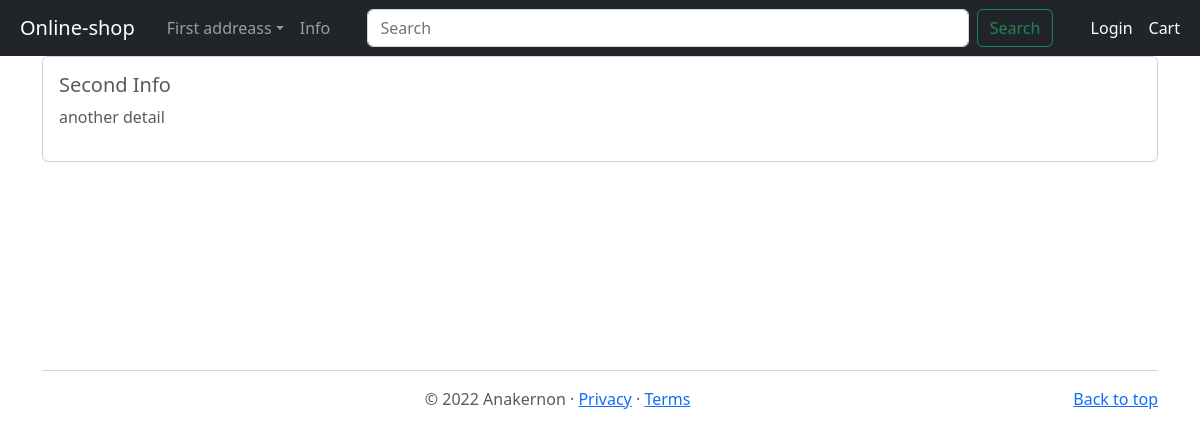
Page /info/ on the earlier database version.
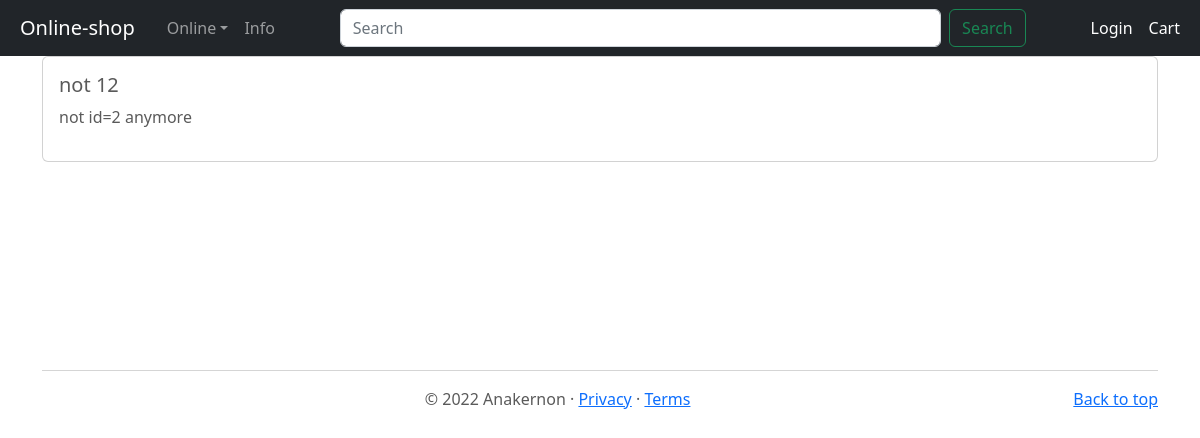
Same page on the later database version.
### menu/models.py (models this page shows, shortened)
class Location(models.Model):
    name = models.CharField(max_length = 64, unique = True)

class Info(models.Model):
    name = models.CharField(max_length = 250)
    text = models.TextField(max_length = 5000)

### menu/views.py (the view)
# urls.py: path("info/", InfoView.as_view(), name = "info"),
class InfoView(APIView):
    serializer_class = InfoSerializer
    renderer_classes = [TemplateHTMLRenderer]
    template_name = 'menu/carousel/info.html'
    def get(self, request, format = None):
        if not request.session.exists(request.session.session_key):
            request.session.create()
            request.session["session_location"] = Location.objects.get(pk=1).name
        info = Info.objects.latest("id")
        serializer = InfoSerializer(info)
        return Response({"data" : serializer.data,
                                        "locationset" : Location.objects.all(),
                                        "location" : request.session['session_location']
                                    }, status = status.HTTP_200_OK)

### menu/templates/menu/carousel/info.html (shortened to what this page needs)
{% extends 'menu/carousel/base.html' %} {% block title %}Online shop | Info{% endblock %}
{% load crispy_forms_tags %} {% block content %}
<div class="container">
    <div class="card mt-2">
        <div class="card-body d-flex flex-row justify-content-between">
            <div>
                <h5 class="card-title"
                >{{data.name}}
                </h5>
                <p>{{data.text}}</p>
            </div>
        </div>
    </div>
</div>
<div class="py-5" > </div>
{% endblock %}

### menu/templates/menu/carousel/base.html (shortened to what this page needs)
<!doctype html>
<html lang="en">
    <head>
        <link href="https://cdn.jsdelivr.net/npm/bootstrap@5.2.0/dist/css/bootstrap.min.css"
                  rel="stylesheet"
        >
        {% block style %}
        {% load static %}
        <link href="{% static 'menu/carousel.css' %}"
                  rel="stylesheet"
        >
        {% endblock %}
    </head>
    <body>
        <header>
            <nav class="navbar navbar-expand-md navbar-dark fixed-top bg-dark">
                <div class="container-fluid">
                    <a class="navbar-brand px-2"
                          href="\"
                     >Online-shop</a>
                    <div class="collapse navbar-collapse" id="navbarCollapse">
                        <ul class="navbar-nav me-auto mb-2 mb-md-0">
                            <li class="nav-item dropdown">
                                <a class="nav-link dropdown-toggle"
                                      aria-current="page"
                                      href="#"
                                      role="button"
                                      data-bs-toggle="dropdown"
                                      aria-expanded="false"
                                 >{{location}}</a>
                          </li>
                          <li class="nav-item">
                            <a class="nav-link"
                                  aria-current="page"
                                  href="\info"
                            >Info</a>
                          </li>
                        </ul>
                    </div>
                    <form action="{% url 'menu:search' %}"
                               method="get"
                               class="d-flex mx-auto col-sm-7"
                               role="search"
                    >
                        <input name="q"
                                    class="form-control me-2"
                                    type="search"
                                    placeholder="Search"
                                    aria-label="Search"
                        >
                            <button class="btn btn-outline-success"
                                          type="submit"
                            >Search</button>
                    </form>
                    <div class="collapse navbar-collapse" id="navbarCollapse">
                        <ul class="navbar-nav ms-auto mb-2 mb-md-0">
                            <li class="nav-item">
                                {% if user.is_authenticated %}
                                <a class="nav-link active text-capitalize"
                                      href="\profile"
                                >{{user.username}}</a>
                                {% else %}
                                <li class="nav-item">
                                    <a class="nav-link active"
                                          href="\login"
                                    >Login</a>
                                </li>
                                {% endif %}
                            </li>
                            <li class="nav-item">
                                <a class="nav-link active"
                                      href="\cart"
                                >Cart</a>
                            </li>
                        </ul>
                    </div>
                </div>
            </nav>
        </header>
        <main>
            {% block content %} {% endblock %}
            <div class="py-5">
            </div>
            <footer class="container text-center" >
                <hr class="featurette-divider"></hr>
                <p  class="float-end">
                    <a href="#">Back to top</a>
                </p>
                <p>&copy; 2022 Anakernon &middot;
                    <a href="https://github.com/Anakernon/online-shop/blob/main/LICENSE"
                    >Privacy</a>
                &middot;
                    <a href="https://github.com/Anakernon/online-shop/blob/main/LICENSE"
                    >Terms</a>
                </p>
            </footer>
        </main>
    </body>
</html>

### menu/static/menu/carousel.css (style rules this page uses)
body { padding-top: 3rem; padding-bottom: 0rem; color: #5a5a5a; }
.featurette-divider { margin: 1rem 0; }

Differences in the rows shown:
no longer on this page (row edited): Info: name "Second Info", text "another detail"
changed Location: name "First addreass" → "Online"
added Info: name "not 12", text "not id=2 anymore"
